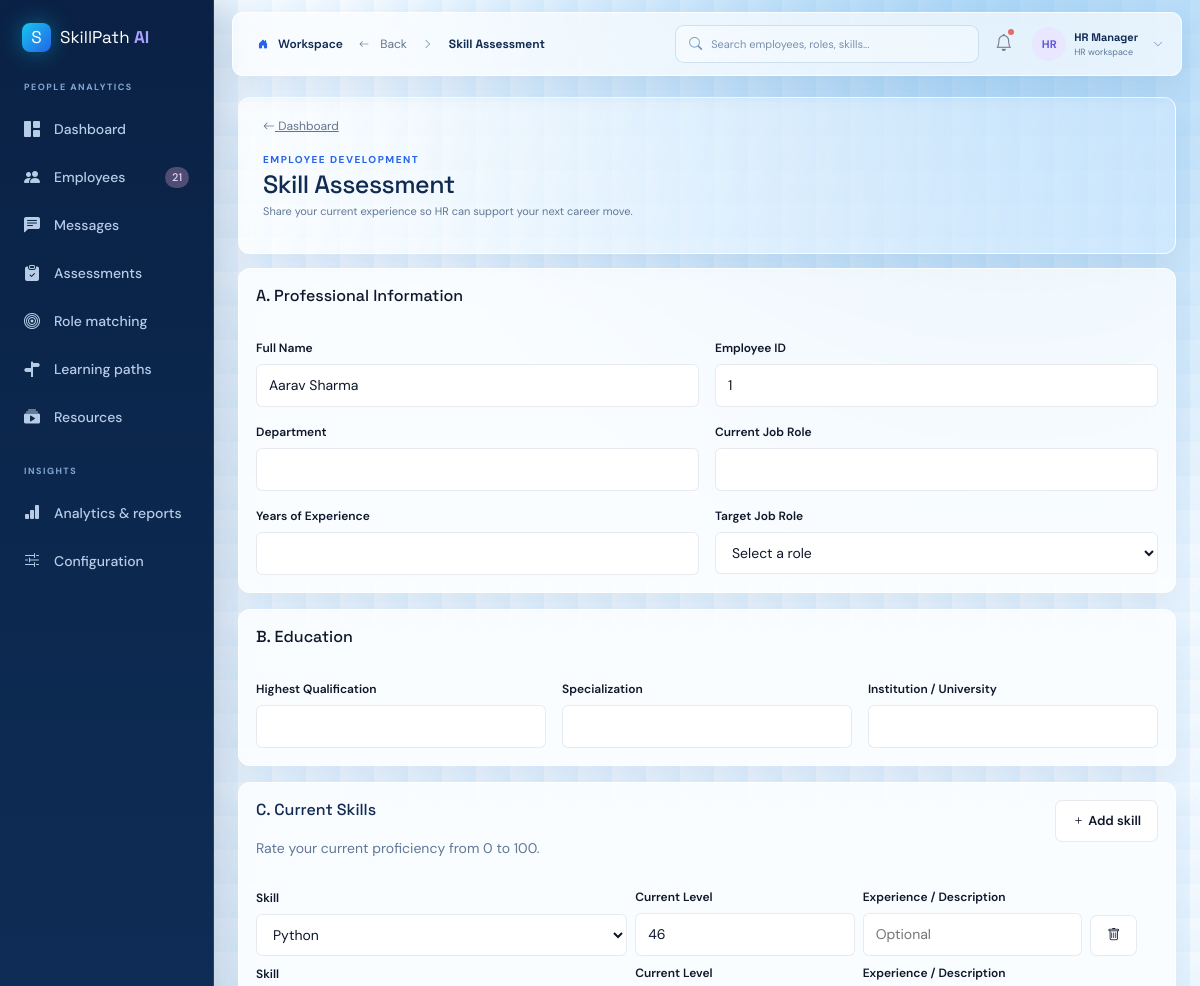
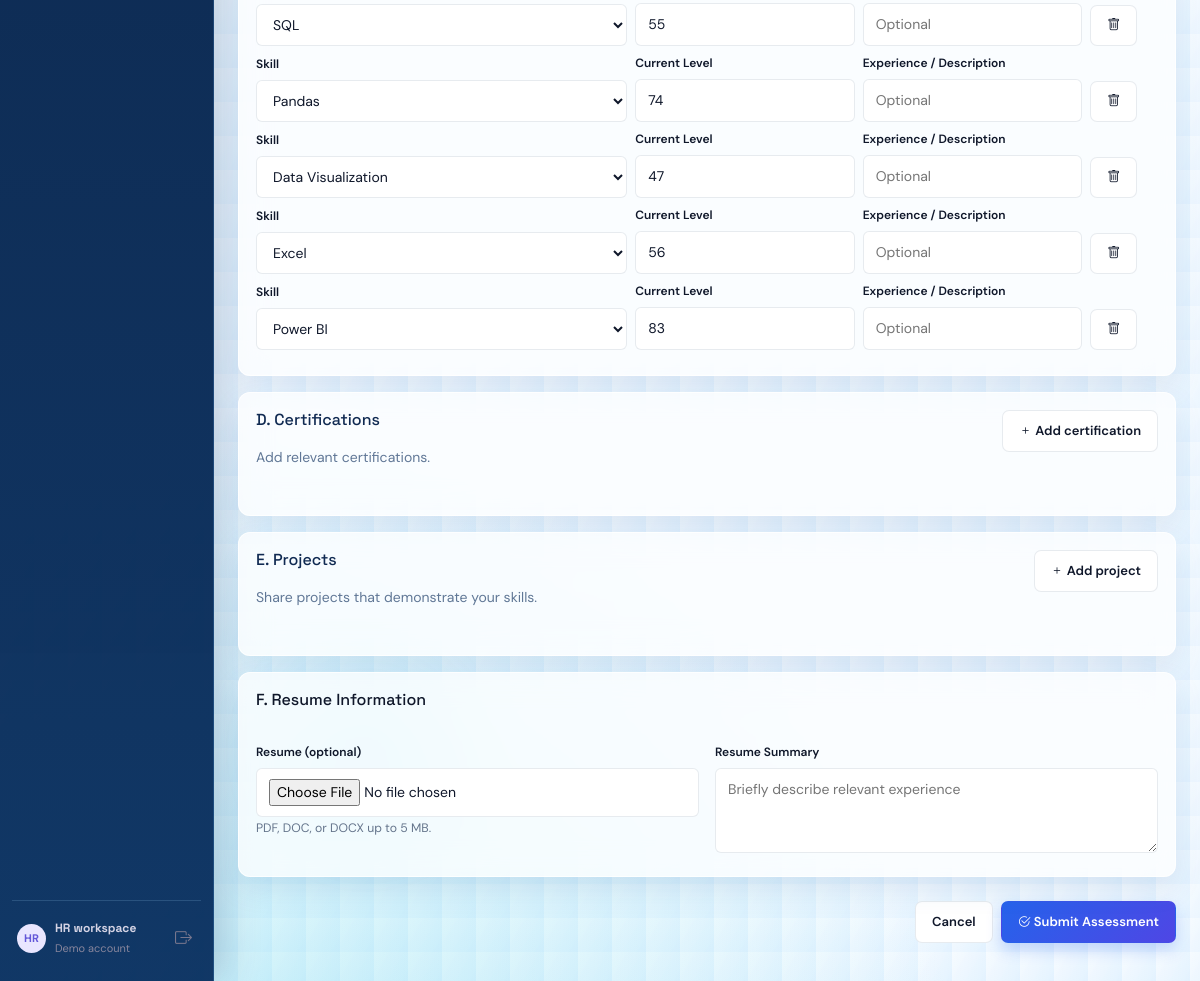
The page /employee/assessment (signed in) on the database its author committed (2 pictures, top to bottom).
### tables this page shows
CREATE TABLE employees (id INTEGER PRIMARY KEY AUTOINCREMENT, name TEXT NOT NULL, email TEXT NOT NULL UNIQUE, department TEXT NOT NULL, experience INTEGER NOT NULL DEFAULT 1, profile TEXT DEFAULT '', created_at TEXT DEFAULT CURRENT_TIMESTAMP, current_role TEXT DEFAULT '', password_hash TEXT DEFAULT '');

CREATE TABLE employee_skills (employee_id INTEGER NOT NULL REFERENCES employees(id) ON DELETE CASCADE, skill_id INTEGER NOT NULL REFERENCES skills(id) ON DELETE CASCADE, proficiency INTEGER NOT NULL CHECK(proficiency BETWEEN 0 AND 100), experience TEXT DEFAULT '', PRIMARY KEY(employee_id, skill_id));

### app.py (the view)
@app.get("/employee/assessment")
def employee_assessment():
    employee = employee_from_session()
    if not employee:
        return redirect(url_for("employee_login", next=request.path))
    assessment = row("SELECT * FROM assessment_requests WHERE employee_id=? ORDER BY created_at DESC, id DESC LIMIT 1", (employee["id"],))
    if not assessment:
        flash("No pending skill assessment found.", "info")
        return redirect(url_for("employee_dashboard"))
    profile, certifications, projects = assessment_form_data(employee["id"])
    target_role = row("SELECT name FROM roles WHERE id=?", (profile.get("target_role_id"),)) if profile.get("target_role_id") else None
    if assessment["status"] == "Completed":
        return render_template("employee_assessment_submitted.html", employee=employee, assessment=assessment, profile=profile, target_role=target_role, certifications=certifications, projects=projects, skills=employee_skills(employee["id"]))
    return render_template("employee_assessment.html", employee=employee, assessment=assessment, profile=profile, certifications=certifications, projects=projects, skills=rows("SELECT * FROM skills ORDER BY name"), roles=rows("SELECT * FROM roles ORDER BY name"), current_skills=employee_skills(employee["id"]))

### app.py (called while the page is built)
@app.context_processor
def inject_globals():
    return {"nav_employee_count": row("SELECT COUNT(*) AS count FROM employees")["count"], "notifications": notifications_data()}

def assessment_form_data(employee_id):
    profile = row("SELECT * FROM employee_profiles WHERE employee_id=?", (employee_id,)) or {}
    certifications = rows("SELECT * FROM employee_certifications WHERE employee_id=? ORDER BY id", (employee_id,))
    projects = rows("SELECT * FROM employee_projects WHERE employee_id=? ORDER BY id", (employee_id,))
    return profile, certifications, projects

def employee_from_session():
    if not session.get("employee_authenticated") or not session.get("employee_id"):
        return None
    return row("SELECT id, name, email FROM employees WHERE id=?", (session["employee_id"],))

### database.py (called while the page is built)
def connect():
    DB_PATH.parent.mkdir(exist_ok=True)
    connection = sqlite3.connect(DB_PATH)
    connection.row_factory = sqlite3.Row
    connection.execute("PRAGMA foreign_keys = ON")
    return connection

def rows(query, params=()):
    db = connect()
    result = [dict(row) for row in db.execute(query, params).fetchall()]
    db.close()
    return result

def row(query, params=()):
    db = connect()
    result = db.execute(query, params).fetchone()
    db.close()
    return dict(result) if result else None

### services/analysis.py (called while the page is built)
def employee_skills(employee_id):
    return {item["name"]: item["proficiency"] for item in rows("SELECT s.name, es.proficiency FROM employee_skills es JOIN skills s ON s.id = es.skill_id WHERE es.employee_id = ?", (employee_id,))}

### templates/employee_assessment.html (shortened to what this page needs)
{% extends 'base.html' %}{% block title %}Skill Assessment{% endblock %}{% block content %}<div class="page-heading"><div><a class="back-button" href="{{ url_for('employee_dashboard') }}"><i class="bi bi-arrow-left"></i> Dashboard</a><span class="eyebrow d-block mt-3">EMPLOYEE DEVELOPMENT</span><h1>Skill Assessment</h1><p class="muted">Share your current experience so HR can support your next career move.</p></div></div><form method="post" enctype="multipart/form-data" onsubmit="return confirm('Are you sure you want to submit your assessment?');"><section class="panel form-panel mb-3"><h3>A. Professional Information</h3><div class="row g-3 mt-1"><div class="col-md-6"><label for="name">Full Name</label><input id="name" name="name" value="{{ employee.name }}" required></div><div class="col-md-6"><label for="employee_id">Employee ID</label><input id="employee_id" name="employee_id" value="{{ employee.id }}" readonly required></div><div class="col-md-6"><label for="department">Department</label><input id="department" name="department" value="{{ employee.department }}" required></div><div class="col-md-6"><label for="current_role">Current Job Role</label><input id="current_role" name="current_role" value="{{ employee.current_role }}" required></div><div class="col-md-6"><label for="experience">Years of Experience</label><input id="experience" name="experience" type="number" min="0" step="0.1" value="{{ employee.experience }}" required></div><div class="col-md-6"><label for="target_role_id">Target Job Role</label><select id="target_role_id" name="target_role_id" required><option value="">Select a role</option></select></div></div></section><section class="panel form-panel mb-3"><h3>B. Education</h3><div class="row g-3 mt-1"><div class="col-md-4"><label for="qualification">Highest Qualification</label><input id="qualification" name="qualification" value="{{ profile.get('highest_qualification','') }}"></div><div class="col-md-4"><label for="specialization">Specialization</label><input id="specialization" name="specialization" value="{{ profile.get('specialization','') }}"></div><div class="col-md-4"><label for="institution">Institution / University</label><input id="institution" name="institution" value="{{ profile.get('institution','') }}"></div></div></section><section class="panel form-panel mb-3"><div class="panel-header"><div><h3>C. Current Skills</h3><p class="muted">Rate your current proficiency from 0 to 100.</p></div><button class="btn btn-light btn-sm" type="button" id="addSkill"><i class="bi bi-plus"></i> Add skill</button></div><div id="skillsList">{% for skill_name, level in current_skills.items() %}{% set selected = (skills | selectattr('name','equalto',skill_name) | list | first) %}<div class="skill-entry row g-2 align-items-end mb-2"><div class="col-md-5"><label>Skill</label><select name="skill_id" required>{% for skill in skills %}<option value="{{ skill.id }}" {% if selected and selected.id == skill.id %}selected{% endif %}>{{ skill.name }}</option>{% endfor %}</select></div><div class="col-md-3"><label>Current Level</label><input name="skill_level" type="number" min="0" max="100" value="{{ level }}" required></div><div class="col-md-3"><label>Experience / Description</label><input name="skill_description" placeholder="Optional"></div><div class="col-md-1"><button class="btn btn-light remove-skill" type="button" aria-label="Remove skill"><i class="bi bi-trash"></i></button></div></div>{% endfor %}</div></section><section class="panel form-panel mb-3"><div class="panel-header"><div><h3>D. Certifications</h3><p class="muted">Add relevant certifications.</p></div><button class="btn btn-light btn-sm" type="button" id="addCertification"><i class="bi bi-plus"></i> Add certification</button></div></section><section class="panel form-panel mb-3"><div class="panel-header"><div><h3>E. Projects</h3><p class="muted">Share projects that demonstrate your skills.</p></div><button class="btn btn-light btn-sm" type="button" id="addProject"><i class="bi bi-plus"></i> Add project</button></div></section><section class="panel form-panel mb-4"><h3>F. Resume Information</h3><div class="row g-3 mt-1"><div class="col-md-6"><label for="resume">Resume (optional)</label><input id="resume" name="resume" type="file" accept=".pdf,.doc,.docx"><small class="muted">PDF, DOC, or DOCX up to 5 MB.</small></div><div class="col-md-6"><label for="resume_summary">Resume Summary</label><textarea id="resume_summary" name="resume_summary" rows="3" placeholder="Briefly describe relevant experience"></textarea></div></div></section><div class="d-flex justify-content-end gap-2"><a class="btn btn-light" href="{{ url_for('employee_dashboard') }}">Cancel</a><button class="btn btn-primary" type="submit"><i class="bi bi-check2-circle"></i> Submit Assessment</button></div></form>{% endblock %}

### static/css/style.css (style rules this page uses)
.back-button { border:0;background:transparent;color:var(--muted);font:inherit;padding:0;font-size:12px }
body { background-color:#f4f7fb;background-image:linear-gradient(rgba(255,255,255,.55) 1px,transparent 1px),linear-gradient(90deg,rgba(98,86,217,.035) 1px,transparent 1px),radial-gradient(circle at 100% 0%,rgba(98,86,217,.08),transparent 34%);background-size:32px 32px,32px 32px,100% 100%; }
:root { --ink:#202033;--muted:#85859a;--line:#e9e8f0;--surface:#fff;--bg:#f7f7fb;--primary:#6256d9;--primary-dark:#4d42bd;--purple-soft:#eeecff;--green:#35ad8b;--orange:#f2a13a;--red:#e66a68 }
* { box-sizing:border-box }
body { margin:0;background:var(--bg);color:var(--ink);font-family:'DM Sans',sans-serif;font-size:14px }
h1,h2,h3,strong,.brand { font-family:'Space Grotesk',sans-serif }
h1 { font-size:32px;letter-spacing:-.5px;margin:5px 0 8px }
h3 { font-size:16px;margin:0 }
p { line-height:1.55 }
.muted { color:var(--muted) }
.eyebrow { display:inline-block;font-size:10px;font-weight:700;letter-spacing:1.5px;color:var(--primary) }
.page-heading,.profile-hero { display:flex;justify-content:space-between;align-items:flex-end;margin-bottom:30px }
.btn { border-radius:7px;padding:10px 16px;font-weight:600;font-size:13px }
.btn-primary { background:var(--primary);border-color:var(--primary) }
.btn-light { background:#fff;border:1px solid var(--line);color:var(--ink) }
.metric-card,.panel { background:var(--surface);border:1px solid var(--line);border-radius:10px;box-shadow:0 3px 14px rgba(38,36,78,.025) }
.panel { padding:24px }
.panel-header { display:flex;justify-content:space-between;align-items:flex-start;margin-bottom:22px }
.panel-header h3 { margin-bottom:5px }
.search-box input,input,select,textarea { border:1px solid var(--line);border-radius:6px;background:#fff;padding:10px 12px;width:100%;font:inherit;color:var(--ink);outline:none }
label { display:block;font-size:12px;font-weight:600;margin-bottom:7px }
.form-panel h3 { margin-bottom:18px }
:root { --ink:#0f172a;--muted:#64748b;--line:rgba(148,163,184,.22);--surface:rgba(255,255,255,.86);--bg:#f1f7fc;--primary:#2563eb;--primary-dark:#1d4ed8;--purple-soft:#eef2ff;--green:#10b981;--orange:#f59e0b;--red:#ef4444;--cyan:#06b6d4;--navy:#0f172a }
body { background-color:var(--bg);background-image:radial-gradient(circle at 88% -8%,rgba(37,99,235,.18),transparent 31%),radial-gradient(circle at -8% 92%,rgba(6,182,212,.13),transparent 29%),linear-gradient(rgba(255,255,255,.48) 1px,transparent 1px),linear-gradient(90deg,rgba(37,99,235,.035) 1px,transparent 1px);background-size:auto,auto,34px 34px,34px 34px;background-attachment:fixed;color:var(--ink) }
body:before,body:after { content:"";position:fixed;z-index:-1;pointer-events:none;border-radius:50%;filter:blur(2px) }
body:before { width:360px;height:360px;top:18%;right:8%;background:radial-gradient(circle,rgba(79,70,229,.08),transparent 68%) }
body:after { width:300px;height:300px;bottom:4%;left:18%;background:radial-gradient(circle,rgba(6,182,212,.07),transparent 68%) }
.panel,.metric-card,.role-card,.resource-card,.profile-hero,.table-panel { background:var(--surface);backdrop-filter:blur(14px);-webkit-backdrop-filter:blur(14px);border:1px solid rgba(255,255,255,.75);box-shadow:0 10px 26px rgba(15,23,42,.055);border-radius:16px;transition:box-shadow .2s ease,transform .2s ease,border-color .2s ease }
.btn-primary { background:linear-gradient(135deg,#2563eb,#4f46e5);border-color:transparent;box-shadow:0 7px 16px rgba(37,99,235,.2);transition:transform .2s ease,box-shadow .2s ease }

### rows shown on the page
employees: name "Aarav Sharma", employee_id "1"
employee_skills: skill_level "46"
employee_skills: skill_level "55"
employee_skills: skill_level "74"
employee_skills: skill_level "47"
employee_skills: skill_level "56"
employee_skills: skill_level "83"

### other values the page prints
{{ nav_employee_count }} "21"
form field skill_id "Python"
form field skill_id "SQL"
form field skill_id "Pandas"
form field skill_id "Data Visualization"
form field skill_id "Excel"
form field skill_id "Power BI"
